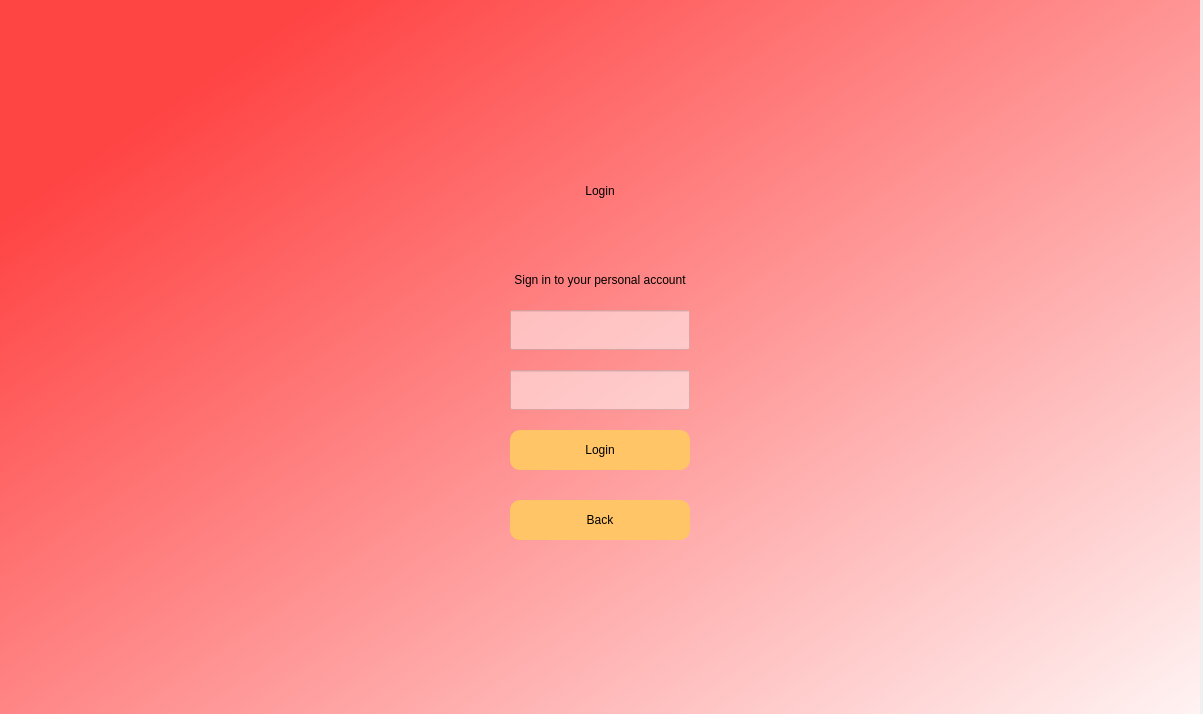
<?xml version="1.0" encoding="UTF-8"?>
<ui version="4.0">
 <class>Dialog</class>
 <widget class="QDialog" name="Dialog">
  <property name="geometry">
   <rect>
    <x>0</x>
    <y>0</y>
    <width>1203</width>
    <height>714</height>
   </rect>
  </property>
  <property name="windowTitle">
   <string>Dialog</string>
  </property>
  <widget class="QWidget" name="widget" native="true">
   <property name="geometry">
    <rect>
     <x>0</x>
     <y>0</y>
     <width>1200</width>
     <height>800</height>
    </rect>
   </property>
   <property name="styleSheet">
    <string notr="true">QWidget#widget{
background-color: qlineargradient(spread:pad, x1:0.11828, y1:0.153409, x2:1, y2:1, stop:0 rgba(255, 68, 68, 255), stop:1 rgba(255, 255, 255, 255));}</string>
   </property>
   <widget class="QLabel" name="label">
    <property name="geometry">
     <rect>
      <x>525</x>
      <y>160</y>
      <width>150</width>
      <height>61</height>
     </rect>
    </property>
    <property name="styleSheet">
     <string notr="true">font: 36pt &quot;Helvetica&quot;;</string>
    </property>
    <property name="text">
     <string>Login</string>
    </property>
    <property name="alignment">
     <set>Qt::AlignCenter</set>
    </property>
   </widget>
   <widget class="QLabel" name="label_2">
    <property name="geometry">
     <rect>
      <x>480</x>
      <y>270</y>
      <width>240</width>
      <height>20</height>
     </rect>
    </property>
    <property name="text">
     <string>Sign in to your personal account</string>
    </property>
    <property name="alignment">
     <set>Qt::AlignCenter</set>
    </property>
   </widget>
   <widget class="QPushButton" name="login">
    <property name="geometry">
     <rect>
      <x>510</x>
      <y>430</y>
      <width>180</width>
      <height>40</height>
     </rect>
    </property>
    <property name="styleSheet">
     <string notr="true">border-radius:10px;
font: 18pt &quot;Helvetica&quot;;
background-color: rgb(255, 197, 102);</string>
    </property>
    <property name="text">
     <string>Login</string>
    </property>
   </widget>
   <widget class="QLineEdit" name="username_field">
    <property name="geometry">
     <rect>
      <x>510</x>
      <y>310</y>
      <width>180</width>
      <height>40</height>
     </rect>
    </property>
    <property name="toolTip">
     <string>&lt;html&gt;&lt;head/&gt;&lt;body&gt;&lt;p&gt;&lt;br/&gt;&lt;/p&gt;&lt;/body&gt;&lt;/html&gt;</string>
    </property>
    <property name="styleSheet">
     <string notr="true">background-color:rgba(255,255,255,127);</string>
    </property>
   </widget>
   <widget class="QLineEdit" name="password_field">
    <property name="geometry">
     <rect>
      <x>510</x>
      <y>370</y>
      <width>180</width>
      <height>40</height>
     </rect>
    </property>
    <property name="styleSheet">
     <string notr="true">background-color: rgba(255,255,255,127)</string>
    </property>
   </widget>
   <widget class="QPushButton" name="back">
    <property name="geometry">
     <rect>
      <x>510</x>
      <y>500</y>
      <width>180</width>
      <height>40</height>
     </rect>
    </property>
    <property name="styleSheet">
     <string notr="true">border-radius:10px;
font: 18pt &quot;Helvetica&quot;;
background-color: rgb(255, 197, 102);</string>
    </property>
    <property name="text">
     <string>Back</string>
    </property>
   </widget>
  </widget>
 </widget>
 <resources/>
 <connections/>
</ui>
